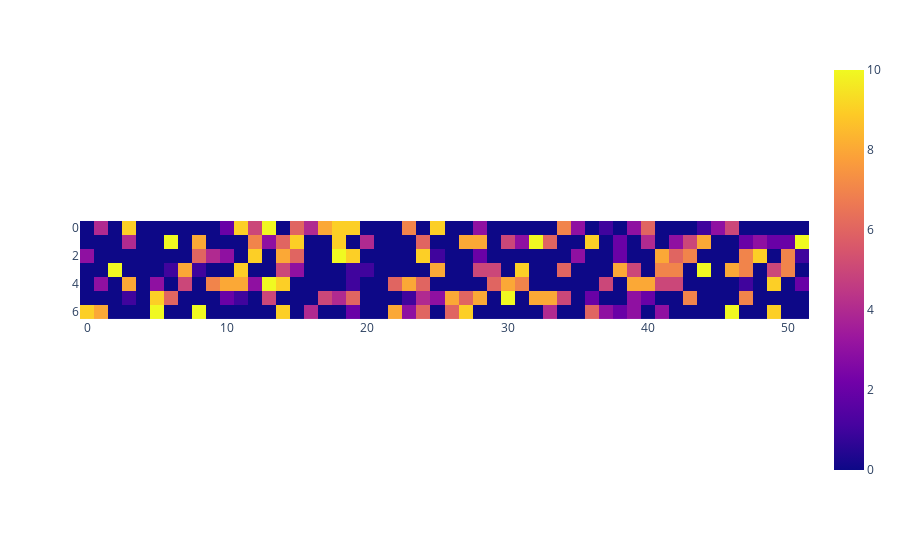

The cell this chart's notebook holds for it:
### Code cell
import plotly.express as px

# a = [l[:52] for l in weekdays]

fig = px.imshow(weekdays)

fig.show()

### Figure 1 — Plotly figure (JSON) as saved in the notebook; plotly's stock layout.template omitted (floating-point values rounded to 4 significant figures; data arrays with more than 128 entries replaced by an {"elided": "..."} marker saying what was removed)
{"data": [{"coloraxis": "coloraxis", "hovertemplate": "x: %{x}<br>y: %{y}<br>color: %{z}<extra></extra>", "name": "0", "type": "heatmap", "xaxis": "x", "yaxis": "y", "z": {"elided": "7x52 int values"}}], "layout": {"coloraxis": {"colorscale": [[0, "#0d0887"], [0.1111, "#46039f"], [0.2222, "#7201a8"], [0.3333, "#9c179e"], [0.4444, "#bd3786"], [0.5556, "#d8576b"], [0.6667, "#ed7953"], [0.7778, "#fb9f3a"], [0.8889, "#fdca26"], [1, "#f0f921"]]}, "margin": {"t": 60}, "xaxis": {"anchor": "y", "constrain": "domain", "domain": [0, 1], "scaleanchor": "y"}, "yaxis": {"anchor": "x", "autorange": "reversed", "constrain": "domain", "domain": [0, 1]}}}
